Frame 1 (no input): blank canvas, image omitted
Frame 60 (no input): blank canvas, image omitted
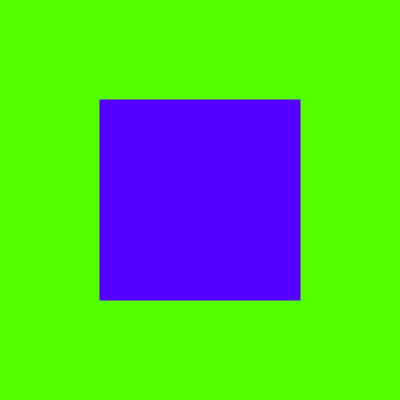
Frame 120 (the mouse pressed at the canvas centre since frame 60)

The p5.js sketch whose frames 1 and 60 were blank and that drew this single picture after the mouse press (run headless with seeded random() and noise() and a simulated clock; from frame 60 on, the mouse is pressed at the canvas centre):

// p5.js sketch
// ── sketch.js
'use strict';

function setup() {
    createCanvas(400, 400);
    noStroke();
    colorMode(HSB, 360, 100, 100);
    rectMode(CENTER);
}

function draw() {
    /* Background contains the mouseY to change the colour 
    depending on the mouse position */
    background(mouseY / 2, 100, 100);
    /* MouseY was added to the fill to change the colour
    depending on the position of the mouse*/
    fill(360 - mouseY / 2, 100, 100);
    /* MouseX was added to the width and height of the rectangle
    so the size will change depending on the mouse position*/
    rect(width / 2, height / 2, mouseX + 1, mouseX + 1);
}
